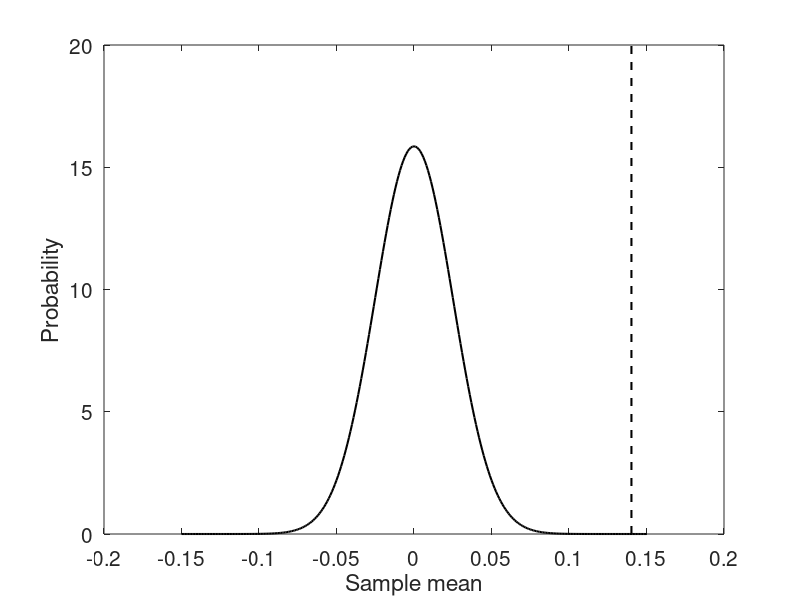
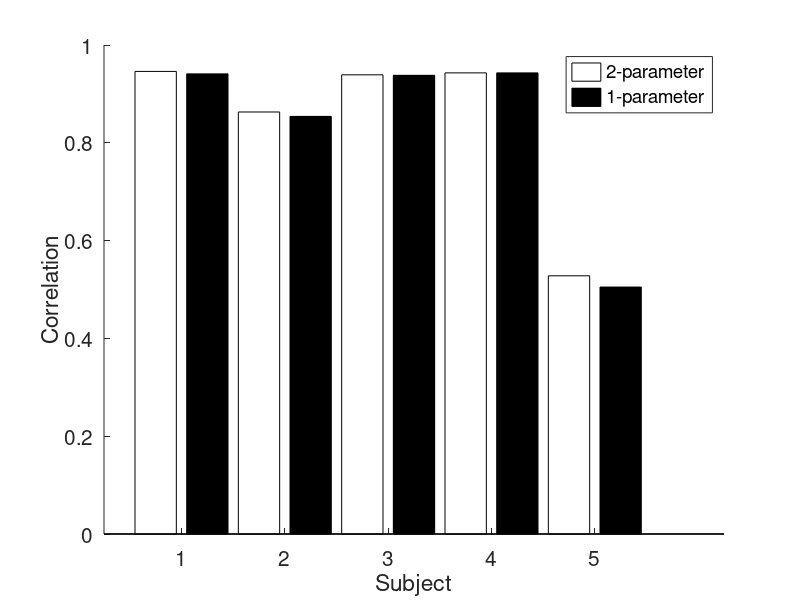
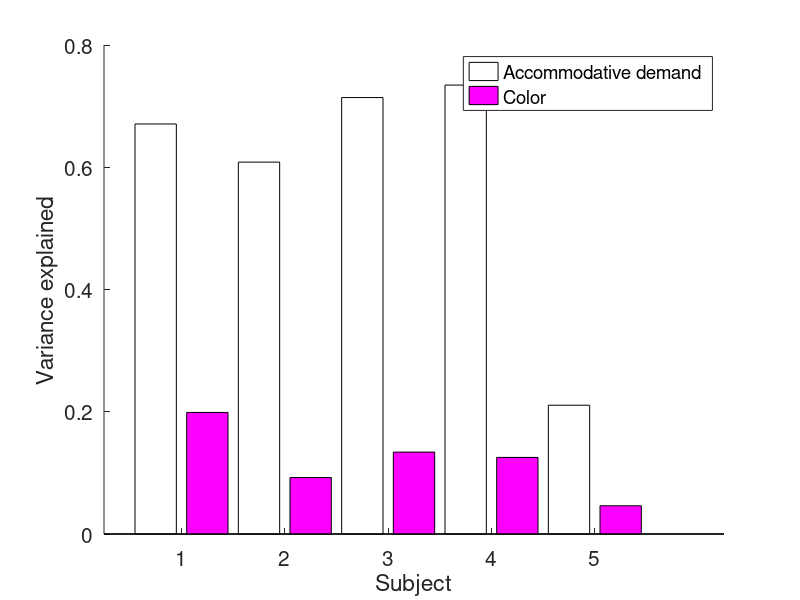
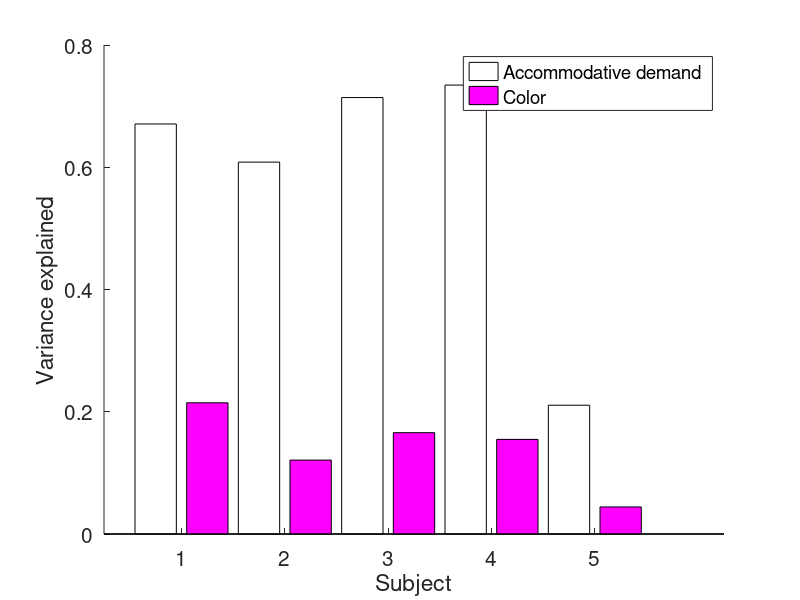

Reproduce these figures in MATLAB, in order. (Note: this script raises an error after producing the figures.)
%% ACTUAL POWER ANALYSIS

addVarExplClr = [0.2147 0.1209 0.1658 0.1548 0.0443];

%% JUST CHECKING EXPRESSION FOR STD ERROR OF THE MEAN

for i = 1:10000
    smpAddVar = randsample(addVarExplClr,5,true);
    muSmpAddVar(i) = mean(smpAddVar);
end

xSupport = -0.15:0.001:0.15;
pMu = normpdf(xSupport,0,std(muSmpAddVar));

figure;
plot(xSupport,pMu,'k','LineWidth',1.5); hold on;
plot(mean(muSmpAddVar).*[1 1],ylim,'k--','LineWidth',1.5);
set(gca,'FontSize',15);
xlabel('Sample mean'); ylabel('Probability');

%% COMPARE TWO-PARAMETER VS ONE-PARAMETER COLOR MODELS

twoParamR2 = [0.946 0.863 0.939 0.943 0.528];

oneParamR2 = [0.941 0.854 0.938 0.943 0.505];

figure;
hold on;
bar([1 3 5 7 9],twoParamR2,0.4,'FaceColor','w');
bar([2 4 6 8 10],oneParamR2,0.4,'FaceColor','k');
set(gca,'FontSize',15);
xlabel('Subject'); ylabel('Correlation');
set(gca,'XTick',[1.5 3.5 5.5 7.5 9.5]);
set(gca,'XTickLabel',{'1' '2' '3' '4' '5'});
legend({'2-parameter' '1-parameter'});

%%

varColor = [0.1989 0.0924 0.1340 0.1253 0.0462];

varAccStim = [0.6708 0.6084 0.7140 0.7344 0.2107];

figure;
hold on;
bar([1 3 5 7 9],varAccStim,0.4,'FaceColor','w');
bar([2 4 6 8 10],varColor,0.4,'FaceColor','m');
set(gca,'FontSize',15);
xlabel('Subject'); ylabel('Variance explained');
set(gca,'XTick',[1.5 3.5 5.5 7.5 9.5]);
set(gca,'XTickLabel',{'1' '2' '3' '4' '5'});
legend({'Accommodative demand' 'Color'});

%%

varColor = [0.1989 0.0924 0.1340 0.1253 0.0462];

varAccStim = [0.6708 0.6084 0.7140 0.7344 0.2107];

figure;
hold on;
bar([1 3 5 7 9],varAccStim,0.4,'FaceColor','w');
bar([2 4 6 8 10],addVarExplClr,0.4,'FaceColor','m');
set(gca,'FontSize',15);
xlabel('Subject'); ylabel('Variance explained');
set(gca,'XTick',[1.5 3.5 5.5 7.5 9.5]);
set(gca,'XTickLabel',{'1' '2' '3' '4' '5'});
legend({'Accommodative demand' 'Color'});

%% COMPARE WEIGHTING MODEL AND SWITCHING MODEL

% weightingModelRho = [0.946 0.863 0.939 0.943 0.528 0.971 0.853];
% switchingModelRho = [0.901 0.799 0.905 0.925 0.51  0.943 0.835];
% 
% 
% figure;
% hold on;
% bar([1 3 5 7 9 11 13],weightingModelRho.^2,0.4,'FaceColor','w');
% bar([2 4 6 8 10 12 14],switchingModelRho.^2,0.4,'FaceColor','k');
% set(gca,'FontSize',15);
% xlabel('Subject'); ylabel('Variance Explained');
% set(gca,'XTick',[1.5 3.5 5.5 7.5 9.5 11.5 13.5]);
% set(gca,'XTickLabel',{'1' '2' '3' '4' '5' '6' '7'});
% legend({'Weighting' 'Switching'});

sn = [17 11 16 21 23 24];
rhoSwitchAll = [];
rhoFullAll = [];
rhoNoColorAll = [];
weightsRBSall = [];
rhoColorAll = [];
rhoColorSwitchAll = [];

for i = 1:length(sn)
    [d, wS, rbThreshold, rhoSwitch, rhoColorSwitch] = ARCnlz_linearSwitching(sn(i),false);
    rhoSwitchAll(i) = rhoSwitch;
    rhoColorSwitchAll(i) = rhoColorSwitch;
    display(['Done with subject ' num2str(i)]);
end

for i = 1:length(sn)
    [weightsRBS1_x, weightsRBS1_y, rhoFull, rhoNoColor, rhoColor] = ARCnlz_linearModelnobias(sn(i),false);
    rhoFullAll(i) = rhoFull;
    rhoNoColorAll(i) = rhoNoColor;
    weightsRBSall(i,:) = weightsRBS1_x;
    rhoColorAll(i) = rhoColor;
    display(['Done with subject ' num2str(i)]);
end

%% PLOT WEIGHTS

figure;
set(gcf,'Position',[262 314 1239 594]);
for i = 1:size(weightsRBSall,1)
    subplot(2,3,i);
    hold on;
    bar(1,weightsRBSall(i,1),'FaceColor','r');
    bar(2,weightsRBSall(i,2),'FaceColor','b');
    bar(3,weightsRBSall(i,3),'FaceColor','k');
    set(gca,'XTick',[1 2 3]);
    set(gca,'XTickLabel',{'w_R' 'w_B' 'w_S'});
    title('Weights');
    set(gca,'FontSize',20);
    ylim(max(weightsRBSall(i,:)).*[-1.2 1.2]);
    axis square;
end

%% PLOT VARIANCE EXPLAINED COMPARISONS

figure;
hold on;
bar([1 4 7 10 13 16],rhoFullAll.^2,0.3,'FaceColor','w');
bar([2 5 8 11 14 17],rhoSwitchAll.^2,0.3,'FaceColor',[0.5 0.5 0.5]);
bar([3 6 9 12 15 18],rhoNoColorAll.^2,0.3,'FaceColor','k');
set(gca,'FontSize',15);
xlabel('Subject'); ylabel('Variance Explained');
set(gca,'XTick',[1.5 4.5 7.5 10.5 13.5 16.5]);
set(gca,'XTickLabel',{'1' '2' '3' '4' '5' '6'});
legend({'Weighting' 'Switching' 'No color'});

%% PLOT VARIANCE EXPLAINED BY COLOR COMPARISONS

figure;
hold on;
bar([1 3 5 7 9 11],rhoColorAll.^2,0.4,'FaceColor','m');
bar([2 4 6 8 10 12],rhoColorSwitchAll.^2,0.4,'FaceColor',[0.5 0 0.5]);
set(gca,'FontSize',15);
xlabel('Subject'); ylabel('Variance Explained');
set(gca,'XTick',[1.5 3.5 5.5 7.5 9.5 11.5]);
set(gca,'XTickLabel',{'1' '2' '3' '4' '5' '6'});
legend({'Weighting' 'Switching'});

%% COMPARE WEIGHTS

redWeights = [0.7076 0.1043 0.3660 0.4499 0.2045 0.4052 0.2148];
blueWeights = [-0.2690 -0.4902 -0.2788 -0.3552 -0.0726 -0.2039 -0.1898];

%% COMPARE WITH AND WITHOUT BIAS TERM

sn = [17 11 16 21 23 24];
rhoFullAllnobias = [];
rhoFullBias = [];

for i = 1:length(sn)
    [weightsRBS1_xNoBias, weightsRBS1_yNoBias, rhoFull, rhoNoColor, rhoColor] = ARCnlz_linearModelnobias(sn(i),false);
    rhoFullAllnobias(i) = rhoFull;
    display(['Done with subject ' num2str(i)]);
end

for i = 1:length(sn)
    [weightsRBS1_x, weightsRBS1_y, rhoFull, rhoNoColor, rhoColor] = ARCnlz_linearModel(sn(i),false);
    rhoFullAllBias(i) = rhoFull;
    display(['Done with subject ' num2str(i)]);
end

%% PLOT VARIANCE EXPLAINED WITH AND WITHOUT BIAS TERM

figure;
hold on;
bar([1 3 5 7 9 11],rhoFullAllBias.^2,0.4,'FaceColor','k');
bar([2 4 6 8 10 12],rhoFullAllnobias.^2,0.4,'FaceColor','w');
set(gca,'FontSize',15);
xlabel('Subject'); ylabel('Variance Explained');
set(gca,'XTick',[1.5 3.5 5.5 7.5 9.5 11.5]);
set(gca,'XTickLabel',{'1' '2' '3' '4' '5' '6'});
legend({'With bias' 'No bias'});
